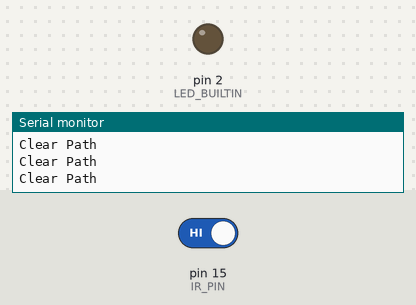
The sketch below on a simulated Arduino Uno, built with avr-gcc and run on an emulated ATmega328P. Shown: output pins drawn as LEDs (lit = HIGH), the last lines printed to the serial monitor. Inputs (shaded band) come from the test bench; at power-on: pin 15 (IR_PIN) HIGH.

Above: at 1.8 s.
1.9 s: pin 15 (IR_PIN) driven LOW
At 3.2 s:
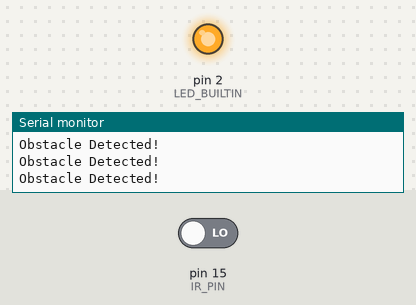
3.5 s: pin 15 (IR_PIN) driven HIGH
At 4.5 s:
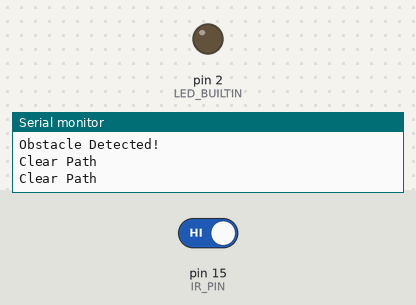
Timing chart, 0 to 6.5 s (numbered marks = the images above; inputs shaded):
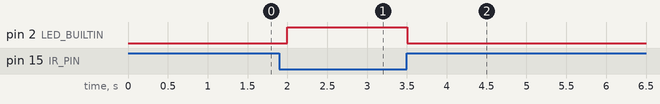

Measured:
- after the input at 1.9 s, pin 2 (LED_BUILTIN): LOW → HIGH after 0.10 s
- after the input at 3.5 s, pin 2 (LED_BUILTIN): HIGH → LOW at once

The sketch:

Infrared_Sensor.ino
```cpp
#define IR_PIN 15
#define LED_BUILTIN 2   // onboard LED

void setup() {
  pinMode(IR_PIN, INPUT);
  pinMode(LED_BUILTIN, OUTPUT);
  Serial.begin(115200);
  Serial.println("IR Sensor Test (Built-in LED)");
}

void loop() {
  int obstacle = digitalRead(IR_PIN);

  if (obstacle == LOW) {
    // Many IR modules output LOW when obstacle is detected
    Serial.println("Obstacle Detected!");
    digitalWrite(LED_BUILTIN, HIGH); // LED ON
  } else {
    Serial.println("Clear Path");
    digitalWrite(LED_BUILTIN, LOW);  // LED OFF
  }

  delay(500);
}
```
